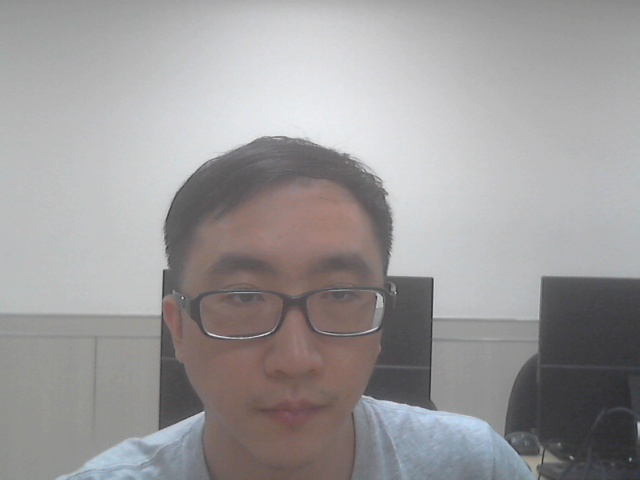
#> input picture test/test.jpg, 640 x 480 px
$ python fdetect2.py
#> lines starting #> are read from the running program, lines starting #| are printed output that depends on the picture; after the words box and inside, x2 and y2 are one past the last pixel; in counts of white or black regions, pixels touching at a corner belong together
import cv2
import time

def convertToRGB(img):
    return cv2.cvtColor(img, cv2.COLOR_BGR2RGB)

#load test iamge
test1 = cv2.imread('test.jpg')
#> test1 is the input picture: shape (480, 640, 3); mean B, G, R 154.5, 153.9, 156.3

#convert the test image to gray image as opencv face detector expects gray images
gray_img = cv2.cvtColor(test1, cv2.COLOR_BGR2GRAY)
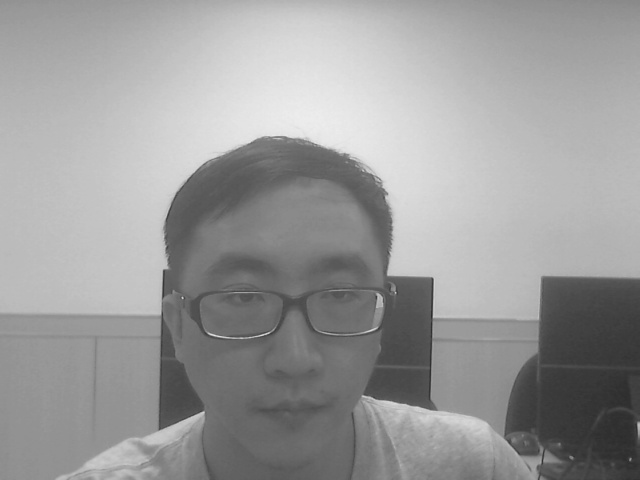
#> gray_img: shape (480, 640); min 42, max 237, mean 154.7

#load cascade classifier training file for haarcascade
haar_face_cascade = cv2.CascadeClassifier('haarcascade_frontalface_alt.xml')

#let's detect multiscale (some images may be closer to camera than others) images
faces = haar_face_cascade.detectMultiScale(gray_img, scaleFactor=1.1, minNeighbors=5);
#> faces = [[161, 198, 260, 260]]

#print the number of faces found
print('Faces found: ', len(faces))
#| Faces found:  1

#go over list of faces and draw them as rectangles on original colored
for (x, y, w, h) in faces:
    cv2.rectangle(test1, (x, y), (x+w, y+h), (0, 255, 0), 2)
#> this loop made 1 pass
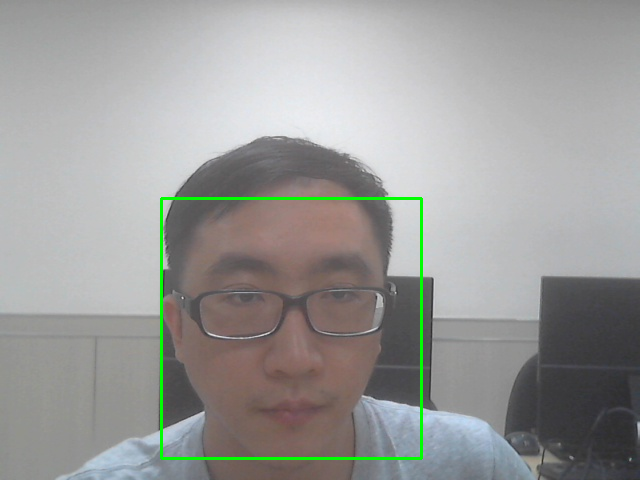
#> test1: shape (480, 640, 3); 1.01% of pixels changed, all inside (x1, y1, x2, y2) = (160, 197, 423, 460)

cv2.imwrite("./test_result.jpg", test1)
#cv2.imshow('Test Imag', test1)
#cv2.waitKey(0)
#cv2.destroyAllWindows()
